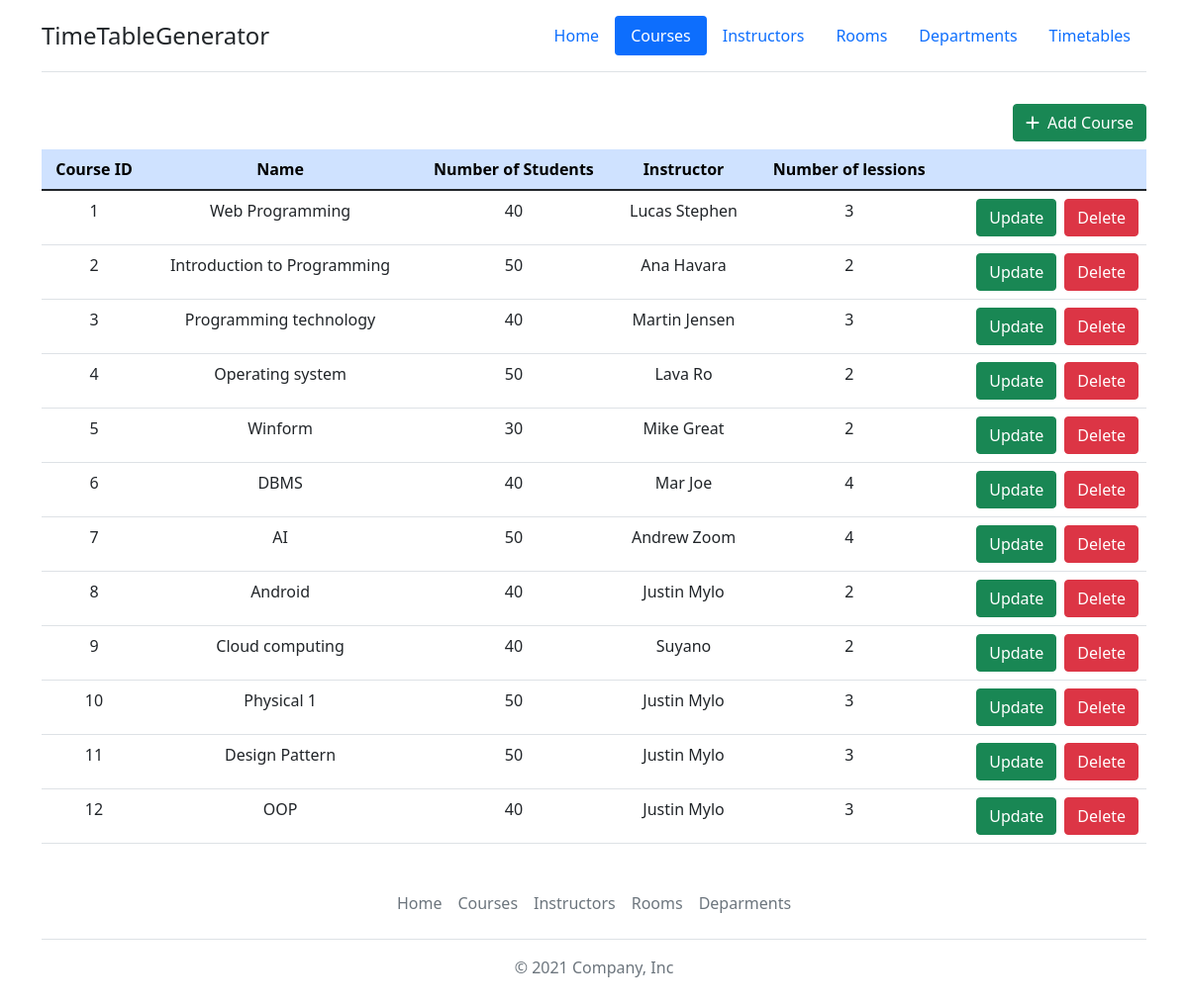
Page /timetable/list-courses/ on the earlier database version.
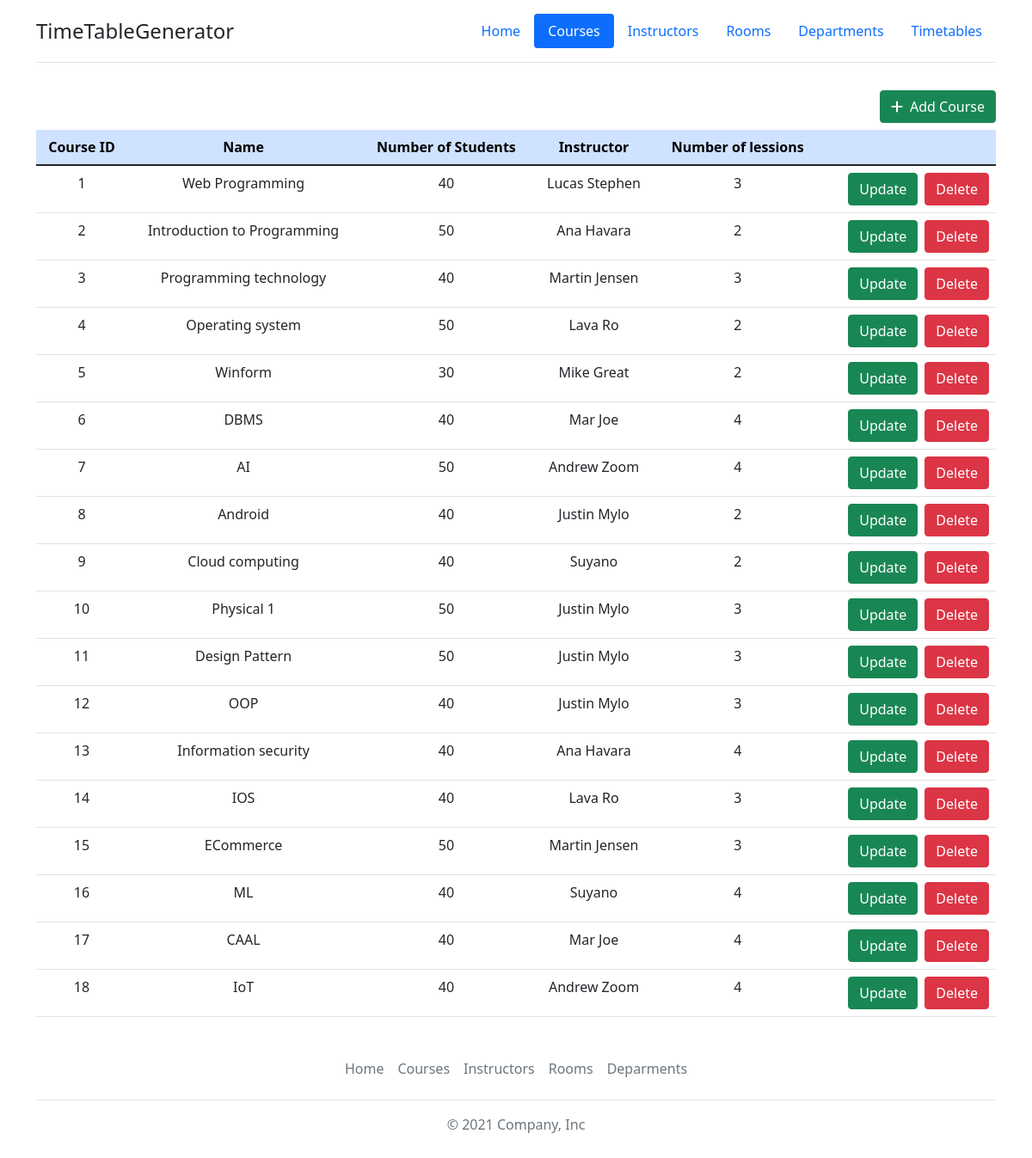
Same page on the later database version.
### Timetable/models.py (models this page shows, shortened)
class Course(models.Model):
    course_id = models.AutoField(primary_key=True)
    name = models.CharField(max_length=50)
    number_of_students = models.IntegerField()
    number_of_lessions_per_week = models.IntegerField(default=1)
    instructors = models.ForeignKey(Instructor, on_delete=models.CASCADE, null=True, blank=True)

class Instructor(models.Model):
    inst_id = models.AutoField(primary_key=True)
    name = models.CharField(max_length=50)
    def __str__(self):
        return self.name

### Timetable/views.py (the view)
# urls.py: path('list-courses/', views.listCourses, name='courses'),
def listCourses(request):
    courses = Course.objects.all()
    context = {'courses': courses}
    return render(request, 'courses.html', context)

### Timetable/templates/courses.html (shortened to what this page needs)
{% extends 'base.html' %}
{% load static %}
{% block navbar %}
<header class="d-flex flex-wrap justify-content-center py-3 mb-4 border-bottom">
    <a href="{% url 'home' %}" class="d-flex align-items-center mb-3 mb-md-0 me-md-auto text-dark text-decoration-none">
        <span class="fs-4">TimeTableGenerator</span>
    </a>
    <ul class="nav nav-pills">
        <li class="nav-item"><a href="{% url 'home' %}" class="nav-link">Home</a></li>
        <li class="nav-item"><a href="{% url 'courses' %}" class="nav-link active" aria-current="page">Courses</a></li>
        <li class="nav-item"><a href="{% url 'instructors' %}" class="nav-link">Instructors</a></li>
        <li class="nav-item"><a href="{% url 'rooms' %}" class="nav-link">Rooms</a></li>
        <li class="nav-item"><a href="{% url 'departments' %}" class="nav-link">Departments</a></li>
        <li calss="nav-item"><a href="{% url 'timetables' %}" class="nav-link">Timetables</a></li>
    </ul>
</header>
{% endblock %}
{% block content %}
<div class="container" style="min-height: 70vh;">
    <div class="table-responsive-lg">
        <a href="{% url 'addCourse' %}" class="btn btn-success float-end my-2"><i class="fas fa-plus me-2"></i>Add Course</a>
        <table class="table table-hover">
            <thead>
                <tr class="table-primary">
                    <th class="text-center" scope="col">Course ID</th>
                    <th class="text-center" scope="col">Name</th>
                    <th class="text-center" scope="col">Number of Students</th>
                    <th class="text-center" scope="col">Instructor</th>
                    <th class="text-center" scope="col">Number of lessions</th>
                    <th scope="col"> </th>
                </tr>
            </thead>
            <tbody>
                {% for course in courses %}
                    <tr>
                        <td class="text-center">{{ course.course_id }}</td>
                        <td class="text-center">{{ course.name }}</td>
                        <td class="text-center">{{ course.number_of_students }}</td>
                        <td class="text-center">{{ course.instructors }}</td>
                        <td class="text-center">{{ course.number_of_lessions_per_week }}</td>
                        <td>
                            <div class="d-flex justify-content-end">
                                <a class="btn btn-success me-2" href="{% url 'updateCourse' course.course_id %}">Update</a>
                                <form action="{% url 'deleteCourse' course.course_id %}" method="POST">
                                    <button class="btn btn-danger" type="submit">Delete</button>
                                </form>
                            </div>
                        </td>
                    </tr>
                {% endfor %}
            </tbody>
        </table>
    </div>
</div>
{% endblock %}

### Timetable/templates/base.html (shortened to what this page needs)
<!DOCTYPE html>
<html lang="en">
    <head>
        {% load static %}
        <link href="https://cdn.jsdelivr.net/npm/bootstrap@5.1.3/dist/css/bootstrap.min.css" rel="stylesheet">
        <link href="{% static 'css/style.css' %}" rel="stylesheet">
    </head>
    <body>
        <div class="container">
            {% block navbar %}
            {% endblock %}
        </div>
        {% block content %}
        {% endblock %}
        <div class="container">
            <footer class="py-3 my-4">
                <ul class="nav justify-content-center border-bottom pb-3 mb-3">
                    <li class="nav-item"><a href="{% url 'home' %}" class="nav-link px-2 text-muted">Home</a></li>
                    <li class="nav-item"><a href="{% url 'courses' %}" class="nav-link px-2 text-muted">Courses</a></li>
                    <li class="nav-item"><a href="{% url 'instructors' %}" class="nav-link px-2 text-muted">Instructors</a></li>
                    <li class="nav-item"><a href="{% url 'rooms' %}" class="nav-link px-2 text-muted">Rooms</a></li>
                    <li class="nav-item"><a href="{% url 'departments' %}" class="nav-link px-2 text-muted">Deparments</a></li>
                </ul>
                <p class="text-center text-muted">© 2021 Company, Inc</p>
            </footer>
        </div>
    </body>
</html>

### Timetable/static/css/style.css (style rules this page uses)
a { cursor: pointer; }

Differences in the rows shown:
added Course: course_id "13", name "Information security", number_of_students "40", instructors "Ana Havara", number_of_lessions_per_week "4"
added Course: course_id "14", name "IOS", number_of_students "40", instructors "Lava Ro", number_of_lessions_per_week "3"
added Course: course_id "15", name "ECommerce", number_of_students "50", instructors "Martin Jensen", number_of_lessions_per_week "3"
added Course: course_id "16", name "ML", number_of_students "40", instructors "Suyano", number_of_lessions_per_week "4"
added Course: course_id "17", name "CAAL", number_of_students "40", instructors "Mar Joe", number_of_lessions_per_week "4"
added Course: course_id "18", name "IoT", number_of_students "40", instructors "Andrew Zoom", number_of_lessions_per_week "4"
